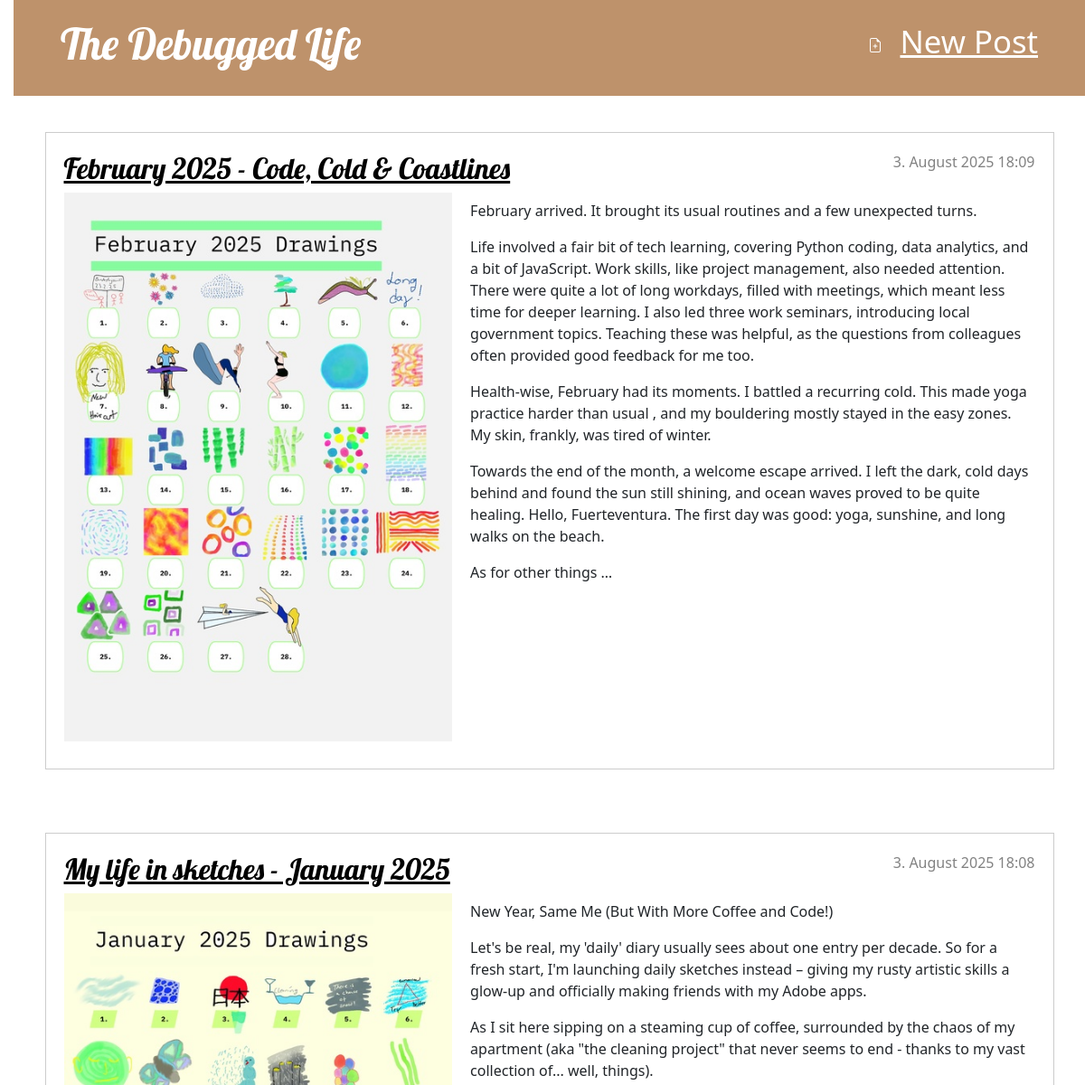
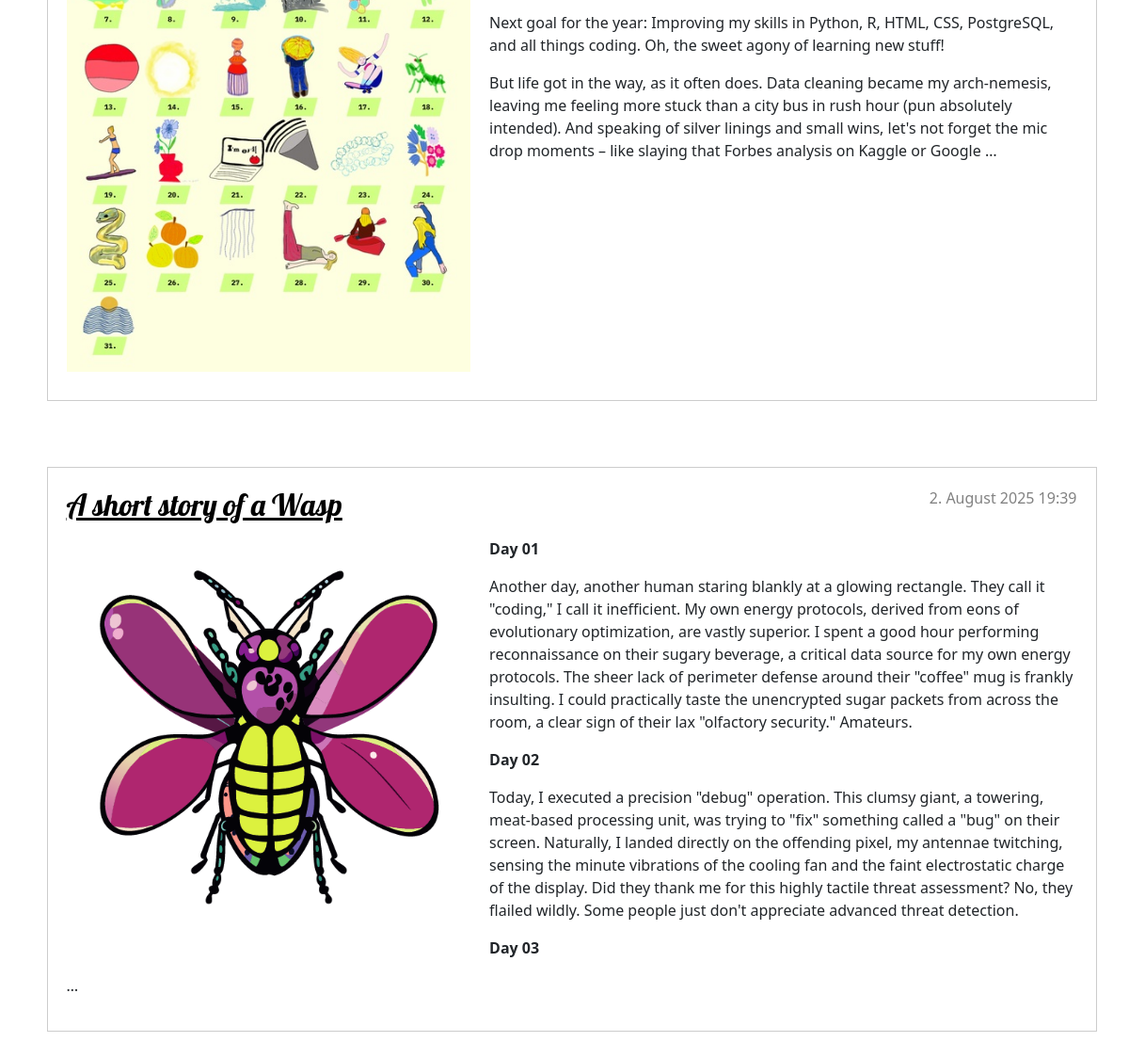
The page / on the database its author committed (2 pictures, top to bottom).
### blog/models.py (models this page shows, shortened)
class Post(models.Model):
    author = models.ForeignKey(settings.AUTH_USER_MODEL, on_delete=models.CASCADE)
    title = models.CharField(max_length=200)
    text = RichTextField()
    image = models.ImageField(upload_to='images/', blank=True, null=True)
    created_date = models.DateTimeField(default=timezone.now)
    published_date = models.DateTimeField(blank=True, null=True)

### blog/views.py (the view)
# urls.py: path('', views.post_list, name='post_list'),
def post_list(request):
    posts = Post.objects.filter(published_date__lte=timezone.now()).order_by('-published_date')
    return render(request, 'blog/post_list.html', {'posts': posts})

### blog/templates/blog/post_list.html
{% extends 'blog/base.html' %}
{% load static %}
{% block content %}
    {% for post in posts %}
        <article class="post">
            <time class="date">
                {{ post.published_date }}
            </time>
            <h2><a href="{% url 'post_detail' pk=post.pk %}">{{ post.title }}</a></h2>
            {% if post.image %}
                <a href="{% url 'post_detail' pk=post.pk %}"><img src="{{ post.image.url }}" alt="{{ post.title }}" class="post-image"></a>
            {% endif %}
            <p>{{ post.text|safe|truncatewords_html:170 }}</p>
        </article>
    {% endfor %}
{% endblock %}

### blog/static/css/blog.css (style rules this page uses)
h1 a, h2 a { color: #056186; font-family: 'Lobster'; }
body { padding-left: 15px; }
h1, h2, h3, h4 { font-family: 'Lobster', cursive; }
.date { color: #828282; }
.post { margin-bottom: 70px; border: 1px solid #ccc; padding: 20px; overflow: auto; }
.post h2 a, .post h2 a:visited { color: #000000; }
.post > .date, .post > .actions { float: right; }
.post-image { max-width: 40%; height: auto; float: left; margin-right: 20px; margin-bottom: 10px; }

### rows shown on the page
Post: published_date "3. August 2025 18:09", title "February 2025 - Code, Cold & Coastlines", image (picture), text "February arrived. It brought its usual routines and a few unexpected turns. Life involved a fair bit of tech learning, covering Python coding, data analytics, and a bit of JavaScript. Work skills, like project management, also needed attention. There were quite a lot of long workdays, filled with meetings, which meant less time for deeper learning. I also led three work seminars, introducing local government topics. Teaching these was helpful, as the questions from colleagues often provided good feedback for me too. Health-wise, February had its moments. I battled a recurring cold. This made yoga practice harder than usual , and my bouldering mostly stayed in the easy zones. My skin,…"
Post: published_date "3. August 2025 18:08", title "My life in sketches - January 2025", image (picture), text "New Year, Same Me (But With More Coffee and Code!) Let's be real, my 'daily' diary usually sees about one entry per decade. So for a fresh start, I'm launching daily sketches instead – giving my rusty artistic skills a glow-up and officially making friends with my Adobe apps. As I sit here sipping on a steaming cup of coffee, surrounded by the chaos of my apartment (aka \"the cleaning project\" that never seems to end - thanks to my vast collection of... well, things). Next goal for the year: Improving my skills in Python, R, HTML, CSS, PostgreSQL, and all things coding. Oh, the sweet agony of learning new stuff! But life got in the way, as it often does. Data cleaning became my arch-nemesis,…"
Post: published_date "2. August 2025 19:39", title "A short story of a Wasp", image (picture), text "Day 01 Another day, another human staring blankly at a glowing rectangle. They call it \"coding,\" I call it inefficient. My own energy protocols, derived from eons of evolutionary optimization, are vastly superior. I spent a good hour performing reconnaissance on their sugary beverage, a critical data source for my own energy protocols. The sheer lack of perimeter defense around their \"coffee\" mug is frankly insulting. I could practically taste the unencrypted sugar packets from across the room, a clear sign of their lax \"olfactory security.\" Amateurs. Day 02 Today, I executed a precision \"debug\" operation. This clumsy giant, a towering, meat-based processing unit, was trying to \"fix\"…"
